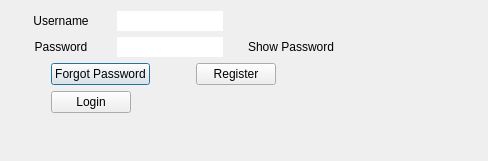
<?xml version="1.0" encoding="UTF-8"?>
<ui version="4.0">
 <class>Login</class>
 <widget class="QDialog" name="Login">
  <property name="geometry">
   <rect>
    <x>0</x>
    <y>0</y>
    <width>488</width>
    <height>161</height>
   </rect>
  </property>
  <property name="windowTitle">
   <string>Login</string>
  </property>
  <layout class="QFormLayout" name="formLayout">
   <item row="0" column="0">
    <layout class="QHBoxLayout" name="horizontalLayout">
     <item>
      <widget class="QLabel" name="label">
       <property name="sizePolicy">
        <sizepolicy hsizetype="Preferred" vsizetype="Preferred">
         <horstretch>0</horstretch>
         <verstretch>0</verstretch>
        </sizepolicy>
       </property>
       <property name="minimumSize">
        <size>
         <width>100</width>
         <height>0</height>
        </size>
       </property>
       <property name="styleSheet">
        <string notr="true"/>
       </property>
       <property name="text">
        <string>Username</string>
       </property>
       <property name="scaledContents">
        <bool>false</bool>
       </property>
       <property name="alignment">
        <set>Qt::AlignCenter</set>
       </property>
       <property name="indent">
        <number>0</number>
       </property>
      </widget>
     </item>
     <item>
      <widget class="QLineEdit" name="username">
       <property name="sizePolicy">
        <sizepolicy hsizetype="Minimum" vsizetype="Minimum">
         <horstretch>0</horstretch>
         <verstretch>0</verstretch>
        </sizepolicy>
       </property>
       <property name="styleSheet">
        <string notr="true"/>
       </property>
       <property name="frame">
        <bool>false</bool>
       </property>
       <property name="alignment">
        <set>Qt::AlignCenter</set>
       </property>
      </widget>
     </item>
     <item>
      <spacer name="horizontalSpacer_2">
       <property name="orientation">
        <enum>Qt::Horizontal</enum>
       </property>
       <property name="sizeHint" stdset="0">
        <size>
         <width>40</width>
         <height>20</height>
        </size>
       </property>
      </spacer>
     </item>
    </layout>
   </item>
   <item row="1" column="0">
    <layout class="QHBoxLayout" name="horizontalLayout_2">
     <item>
      <widget class="QLabel" name="label_2">
       <property name="sizePolicy">
        <sizepolicy hsizetype="Preferred" vsizetype="Preferred">
         <horstretch>0</horstretch>
         <verstretch>0</verstretch>
        </sizepolicy>
       </property>
       <property name="minimumSize">
        <size>
         <width>100</width>
         <height>0</height>
        </size>
       </property>
       <property name="styleSheet">
        <string notr="true"/>
       </property>
       <property name="text">
        <string>Password</string>
       </property>
       <property name="alignment">
        <set>Qt::AlignCenter</set>
       </property>
      </widget>
     </item>
     <item>
      <widget class="QLineEdit" name="password">
       <property name="sizePolicy">
        <sizepolicy hsizetype="Minimum" vsizetype="Minimum">
         <horstretch>0</horstretch>
         <verstretch>0</verstretch>
        </sizepolicy>
       </property>
       <property name="styleSheet">
        <string notr="true"/>
       </property>
       <property name="frame">
        <bool>false</bool>
       </property>
       <property name="echoMode">
        <enum>QLineEdit::Password</enum>
       </property>
       <property name="alignment">
        <set>Qt::AlignCenter</set>
       </property>
      </widget>
     </item>
     <item>
      <widget class="QCheckBox" name="ShowPassword">
       <property name="sizePolicy">
        <sizepolicy hsizetype="Minimum" vsizetype="Fixed">
         <horstretch>0</horstretch>
         <verstretch>0</verstretch>
        </sizepolicy>
       </property>
       <property name="palette">
        <palette>
         <active>
          <colorrole role="WindowText">
           <brush brushstyle="SolidPattern">
            <color alpha="255">
             <red>0</red>
             <green>0</green>
             <blue>0</blue>
            </color>
           </brush>
          </colorrole>
          <colorrole role="Button">
           <brush brushstyle="SolidPattern">
            <color alpha="0">
             <red>0</red>
             <green>0</green>
             <blue>0</blue>
            </color>
           </brush>
          </colorrole>
          <colorrole role="Light">
           <brush brushstyle="SolidPattern">
            <color alpha="255">
             <red>255</red>
             <green>255</green>
             <blue>255</blue>
            </color>
           </brush>
          </colorrole>
          <colorrole role="Midlight">
           <brush brushstyle="SolidPattern">
            <color alpha="255">
             <red>255</red>
             <green>255</green>
             <blue>255</blue>
            </color>
           </brush>
          </colorrole>
          <colorrole role="Dark">
           <brush brushstyle="SolidPattern">
            <color alpha="255">
             <red>127</red>
             <green>127</green>
             <blue>127</blue>
            </color>
           </brush>
          </colorrole>
          <colorrole role="Mid">
           <brush brushstyle="SolidPattern">
            <color alpha="255">
             <red>170</red>
             <green>170</green>
             <blue>170</blue>
            </color>
           </brush>
          </colorrole>
          <colorrole role="Text">
           <brush brushstyle="SolidPattern">
            <color alpha="255">
             <red>0</red>
             <green>0</green>
             <blue>0</blue>
            </color>
           </brush>
          </colorrole>
          <colorrole role="BrightText">
           <brush brushstyle="SolidPattern">
            <color alpha="255">
             <red>255</red>
             <green>255</green>
             <blue>255</blue>
            </color>
           </brush>
          </colorrole>
          <colorrole role="ButtonText">
           <brush brushstyle="SolidPattern">
            <color alpha="255">
             <red>0</red>
             <green>0</green>
             <blue>0</blue>
            </color>
           </brush>
          </colorrole>
          <colorrole role="Base">
           <brush brushstyle="SolidPattern">
            <color alpha="0">
             <red>0</red>
             <green>0</green>
             <blue>0</blue>
            </color>
           </brush>
          </colorrole>
          <colorrole role="Window">
           <brush brushstyle="SolidPattern">
            <color alpha="0">
             <red>0</red>
             <green>0</green>
             <blue>0</blue>
            </color>
           </brush>
          </colorrole>
          <colorrole role="Shadow">
           <brush brushstyle="SolidPattern">
            <color alpha="255">
             <red>0</red>
             <green>0</green>
             <blue>0</blue>
            </color>
           </brush>
          </colorrole>
          <colorrole role="AlternateBase">
           <brush brushstyle="SolidPattern">
            <color alpha="255">
             <red>255</red>
             <green>255</green>
             <blue>255</blue>
            </color>
           </brush>
          </colorrole>
          <colorrole role="ToolTipBase">
           <brush brushstyle="SolidPattern">
            <color alpha="255">
             <red>255</red>
             <green>255</green>
             <blue>220</blue>
            </color>
           </brush>
          </colorrole>
          <colorrole role="ToolTipText">
           <brush brushstyle="SolidPattern">
            <color alpha="255">
             <red>0</red>
             <green>0</green>
             <blue>0</blue>
            </color>
           </brush>
          </colorrole>
          <colorrole role="PlaceholderText">
           <brush brushstyle="SolidPattern">
            <color alpha="127">
             <red>0</red>
             <green>0</green>
             <blue>0</blue>
            </color>
           </brush>
          </colorrole>
          <colorrole role="Accent">
           <brush brushstyle="SolidPattern">
            <color alpha="255">
             <red>255</red>
             <green>255</green>
             <blue>255</blue>
            </color>
           </brush>
          </colorrole>
         </active>
         <inactive>
          <colorrole role="WindowText">
           <brush brushstyle="SolidPattern">
            <color alpha="255">
             <red>0</red>
             <green>0</green>
             <blue>0</blue>
            </color>
           </brush>
          </colorrole>
          <colorrole role="Button">
           <brush brushstyle="SolidPattern">
            <color alpha="0">
             <red>0</red>
             <green>0</green>
             <blue>0</blue>
            </color>
           </brush>
          </colorrole>
          <colorrole role="Light">
           <brush brushstyle="SolidPattern">
            <color alpha="255">
             <red>255</red>
             <green>255</green>
             <blue>255</blue>
            </color>
           </brush>
          </colorrole>
          <colorrole role="Midlight">
           <brush brushstyle="SolidPattern">
            <color alpha="255">
             <red>255</red>
             <green>255</green>
             <blue>255</blue>
            </color>
           </brush>
          </colorrole>
          <colorrole role="Dark">
           <brush brushstyle="SolidPattern">
            <color alpha="255">
             <red>127</red>
             <green>127</green>
             <blue>127</blue>
            </color>
           </brush>
          </colorrole>
          <colorrole role="Mid">
           <brush brushstyle="SolidPattern">
            <color alpha="255">
             <red>170</red>
             <green>170</green>
             <blue>170</blue>
            </color>
           </brush>
          </colorrole>
          <colorrole role="Text">
           <brush brushstyle="SolidPattern">
            <color alpha="255">
             <red>0</red>
             <green>0</green>
             <blue>0</blue>
            </color>
           </brush>
          </colorrole>
          <colorrole role="BrightText">
           <brush brushstyle="SolidPattern">
            <color alpha="255">
             <red>255</red>
             <green>255</green>
             <blue>255</blue>
            </color>
           </brush>
          </colorrole>
          <colorrole role="ButtonText">
           <brush brushstyle="SolidPattern">
            <color alpha="255">
             <red>0</red>
             <green>0</green>
             <blue>0</blue>
            </color>
           </brush>
          </colorrole>
          <colorrole role="Base">
           <brush brushstyle="SolidPattern">
            <color alpha="0">
             <red>0</red>
             <green>0</green>
             <blue>0</blue>
            </color>
           </brush>
          </colorrole>
          <colorrole role="Window">
           <brush brushstyle="SolidPattern">
            <color alpha="0">
             <red>0</red>
             <green>0</green>
             <blue>0</blue>
            </color>
           </brush>
          </colorrole>
          <colorrole role="Shadow">
           <brush brushstyle="SolidPattern">
            <color alpha="255">
             <red>0</red>
             <green>0</green>
             <blue>0</blue>
            </color>
           </brush>
          </colorrole>
          <colorrole role="AlternateBase">
           <brush brushstyle="SolidPattern">
            <color alpha="255">
             <red>255</red>
             <green>255</green>
             <blue>255</blue>
            </color>
           </brush>
          </colorrole>
          <colorrole role="ToolTipBase">
           <brush brushstyle="SolidPattern">
            <color alpha="255">
             <red>255</red>
             <green>255</green>
             <blue>220</blue>
            </color>
           </brush>
          </colorrole>
          <colorrole role="ToolTipText">
           <brush brushstyle="SolidPattern">
            <color alpha="255">
             <red>0</red>
             <green>0</green>
             <blue>0</blue>
            </color>
           </brush>
          </colorrole>
          <colorrole role="PlaceholderText">
           <brush brushstyle="SolidPattern">
            <color alpha="127">
             <red>0</red>
             <green>0</green>
             <blue>0</blue>
            </color>
           </brush>
          </colorrole>
          <colorrole role="Accent">
           <brush brushstyle="SolidPattern">
            <color alpha="255">
             <red>255</red>
             <green>255</green>
             <blue>255</blue>
            </color>
           </brush>
          </colorrole>
         </inactive>
         <disabled>
          <colorrole role="WindowText">
           <brush brushstyle="SolidPattern">
            <color alpha="255">
             <red>127</red>
             <green>127</green>
             <blue>127</blue>
            </color>
           </brush>
          </colorrole>
          <colorrole role="Button">
           <brush brushstyle="SolidPattern">
            <color alpha="0">
             <red>0</red>
             <green>0</green>
             <blue>0</blue>
            </color>
           </brush>
          </colorrole>
          <colorrole role="Light">
           <brush brushstyle="SolidPattern">
            <color alpha="255">
             <red>255</red>
             <green>255</green>
             <blue>255</blue>
            </color>
           </brush>
          </colorrole>
          <colorrole role="Midlight">
           <brush brushstyle="SolidPattern">
            <color alpha="255">
             <red>255</red>
             <green>255</green>
             <blue>255</blue>
            </color>
           </brush>
          </colorrole>
          <colorrole role="Dark">
           <brush brushstyle="SolidPattern">
            <color alpha="255">
             <red>127</red>
             <green>127</green>
             <blue>127</blue>
            </color>
           </brush>
          </colorrole>
          <colorrole role="Mid">
           <brush brushstyle="SolidPattern">
            <color alpha="255">
             <red>170</red>
             <green>170</green>
             <blue>170</blue>
            </color>
           </brush>
          </colorrole>
          <colorrole role="Text">
           <brush brushstyle="SolidPattern">
            <color alpha="255">
             <red>127</red>
             <green>127</green>
             <blue>127</blue>
            </color>
           </brush>
          </colorrole>
          <colorrole role="BrightText">
           <brush brushstyle="SolidPattern">
            <color alpha="255">
             <red>255</red>
             <green>255</green>
             <blue>255</blue>
            </color>
           </brush>
          </colorrole>
          <colorrole role="ButtonText">
           <brush brushstyle="SolidPattern">
            <color alpha="255">
             <red>127</red>
             <green>127</green>
             <blue>127</blue>
            </color>
           </brush>
          </colorrole>
          <colorrole role="Base">
           <brush brushstyle="SolidPattern">
            <color alpha="0">
             <red>0</red>
             <green>0</green>
             <blue>0</blue>
            </color>
           </brush>
          </colorrole>
          <colorrole role="Window">
           <brush brushstyle="SolidPattern">
            <color alpha="0">
             <red>0</red>
             <green>0</green>
             <blue>0</blue>
            </color>
           </brush>
          </colorrole>
          <colorrole role="Shadow">
           <brush brushstyle="SolidPattern">
            <color alpha="255">
             <red>0</red>
             <green>0</green>
             <blue>0</blue>
            </color>
           </brush>
          </colorrole>
          <colorrole role="AlternateBase">
           <brush brushstyle="SolidPattern">
            <color alpha="255">
             <red>255</red>
             <green>255</green>
             <blue>255</blue>
            </color>
           </brush>
          </colorrole>
          <colorrole role="ToolTipBase">
           <brush brushstyle="SolidPattern">
            <color alpha="255">
             <red>255</red>
             <green>255</green>
             <blue>220</blue>
            </color>
           </brush>
          </colorrole>
          <colorrole role="ToolTipText">
           <brush brushstyle="SolidPattern">
            <color alpha="255">
             <red>0</red>
             <green>0</green>
             <blue>0</blue>
            </color>
           </brush>
          </colorrole>
          <colorrole role="PlaceholderText">
           <brush brushstyle="SolidPattern">
            <color alpha="127">
             <red>127</red>
             <green>127</green>
             <blue>127</blue>
            </color>
           </brush>
          </colorrole>
          <colorrole role="Accent">
           <brush brushstyle="SolidPattern">
            <color alpha="255">
             <red>255</red>
             <green>255</green>
             <blue>255</blue>
            </color>
           </brush>
          </colorrole>
         </disabled>
        </palette>
       </property>
       <property name="autoFillBackground">
        <bool>false</bool>
       </property>
       <property name="styleSheet">
        <string notr="true">border-image: url(:/Pictures/Game/Background.png);
background: transparent;</string>
       </property>
       <property name="text">
        <string>Show Password</string>
       </property>
      </widget>
     </item>
     <item>
      <spacer name="horizontalSpacer_6">
       <property name="orientation">
        <enum>Qt::Horizontal</enum>
       </property>
       <property name="sizeHint" stdset="0">
        <size>
         <width>40</width>
         <height>20</height>
        </size>
       </property>
      </spacer>
     </item>
    </layout>
   </item>
   <item row="2" column="0">
    <layout class="QHBoxLayout" name="horizontalLayout_3">
     <item>
      <spacer name="horizontalSpacer_10">
       <property name="orientation">
        <enum>Qt::Horizontal</enum>
       </property>
       <property name="sizeHint" stdset="0">
        <size>
         <width>40</width>
         <height>20</height>
        </size>
       </property>
      </spacer>
     </item>
     <item>
      <widget class="QPushButton" name="ForgotPasswprd">
       <property name="sizePolicy">
        <sizepolicy hsizetype="Minimum" vsizetype="Fixed">
         <horstretch>0</horstretch>
         <verstretch>0</verstretch>
        </sizepolicy>
       </property>
       <property name="layoutDirection">
        <enum>Qt::LeftToRight</enum>
       </property>
       <property name="autoFillBackground">
        <bool>false</bool>
       </property>
       <property name="styleSheet">
        <string notr="true"/>
       </property>
       <property name="text">
        <string>Forgot Password</string>
       </property>
       <property name="checkable">
        <bool>false</bool>
       </property>
       <property name="flat">
        <bool>false</bool>
       </property>
      </widget>
     </item>
     <item>
      <spacer name="horizontalSpacer_11">
       <property name="orientation">
        <enum>Qt::Horizontal</enum>
       </property>
       <property name="sizeHint" stdset="0">
        <size>
         <width>40</width>
         <height>20</height>
        </size>
       </property>
      </spacer>
     </item>
     <item>
      <widget class="QPushButton" name="Register">
       <property name="sizePolicy">
        <sizepolicy hsizetype="Minimum" vsizetype="Fixed">
         <horstretch>0</horstretch>
         <verstretch>0</verstretch>
        </sizepolicy>
       </property>
       <property name="focusPolicy">
        <enum>Qt::StrongFocus</enum>
       </property>
       <property name="autoFillBackground">
        <bool>false</bool>
       </property>
       <property name="styleSheet">
        <string notr="true"/>
       </property>
       <property name="text">
        <string>Register</string>
       </property>
       <property name="default">
        <bool>false</bool>
       </property>
       <property name="flat">
        <bool>false</bool>
       </property>
      </widget>
     </item>
     <item>
      <spacer name="horizontalSpacer_8">
       <property name="orientation">
        <enum>Qt::Horizontal</enum>
       </property>
       <property name="sizeHint" stdset="0">
        <size>
         <width>40</width>
         <height>20</height>
        </size>
       </property>
      </spacer>
     </item>
    </layout>
   </item>
   <item row="3" column="0">
    <layout class="QHBoxLayout" name="horizontalLayout_4">
     <item>
      <spacer name="horizontalSpacer_5">
       <property name="orientation">
        <enum>Qt::Horizontal</enum>
       </property>
       <property name="sizeHint" stdset="0">
        <size>
         <width>40</width>
         <height>20</height>
        </size>
       </property>
      </spacer>
     </item>
     <item>
      <widget class="QPushButton" name="LoginButt">
       <property name="sizePolicy">
        <sizepolicy hsizetype="Minimum" vsizetype="Fixed">
         <horstretch>0</horstretch>
         <verstretch>0</verstretch>
        </sizepolicy>
       </property>
       <property name="autoFillBackground">
        <bool>false</bool>
       </property>
       <property name="styleSheet">
        <string notr="true"/>
       </property>
       <property name="text">
        <string>Login</string>
       </property>
       <property name="flat">
        <bool>false</bool>
       </property>
      </widget>
     </item>
     <item>
      <spacer name="horizontalSpacer">
       <property name="orientation">
        <enum>Qt::Horizontal</enum>
       </property>
       <property name="sizeHint" stdset="0">
        <size>
         <width>40</width>
         <height>20</height>
        </size>
       </property>
      </spacer>
     </item>
    </layout>
   </item>
  </layout>
 </widget>
 <resources/>
 <connections/>
</ui>
